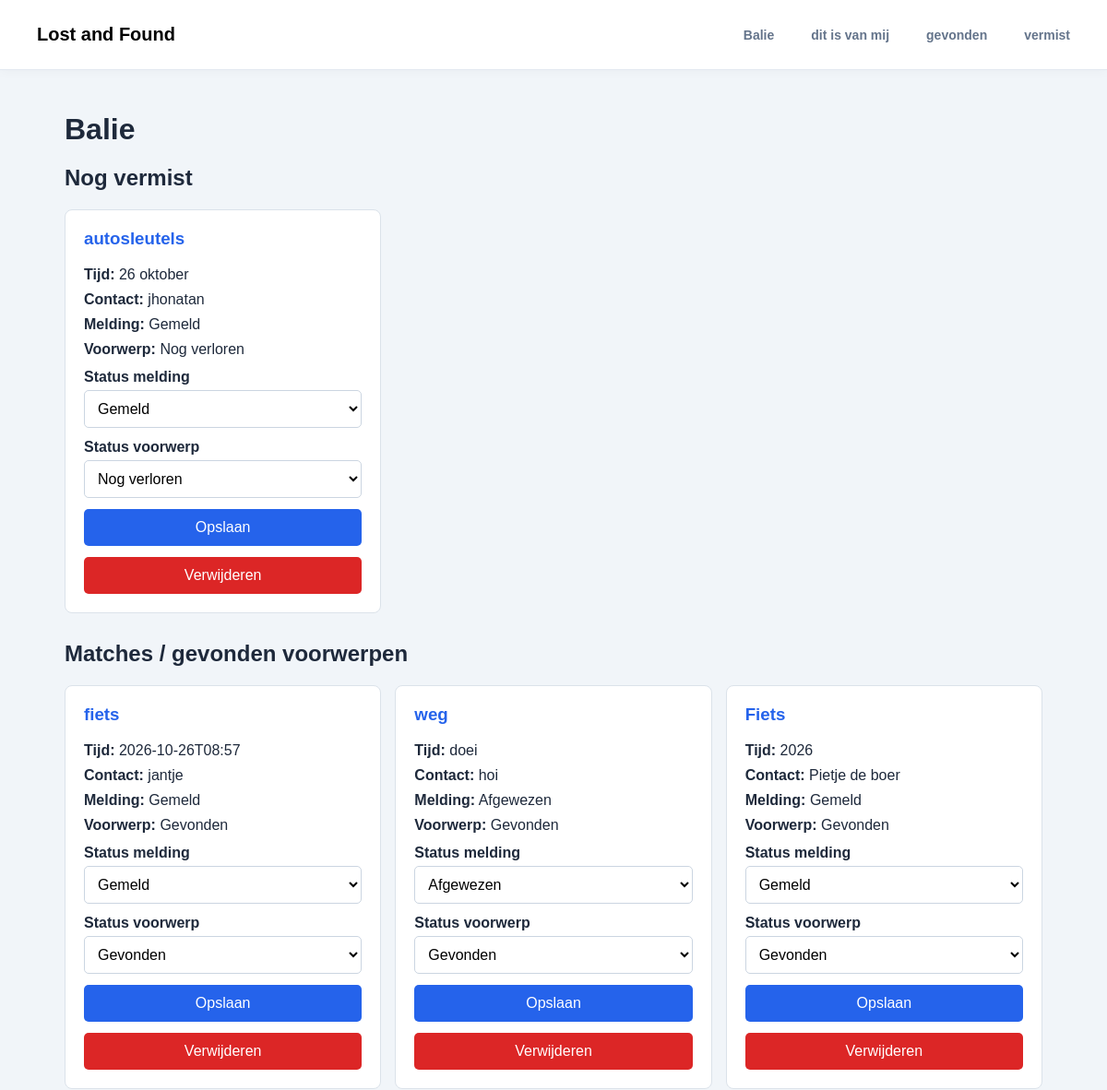
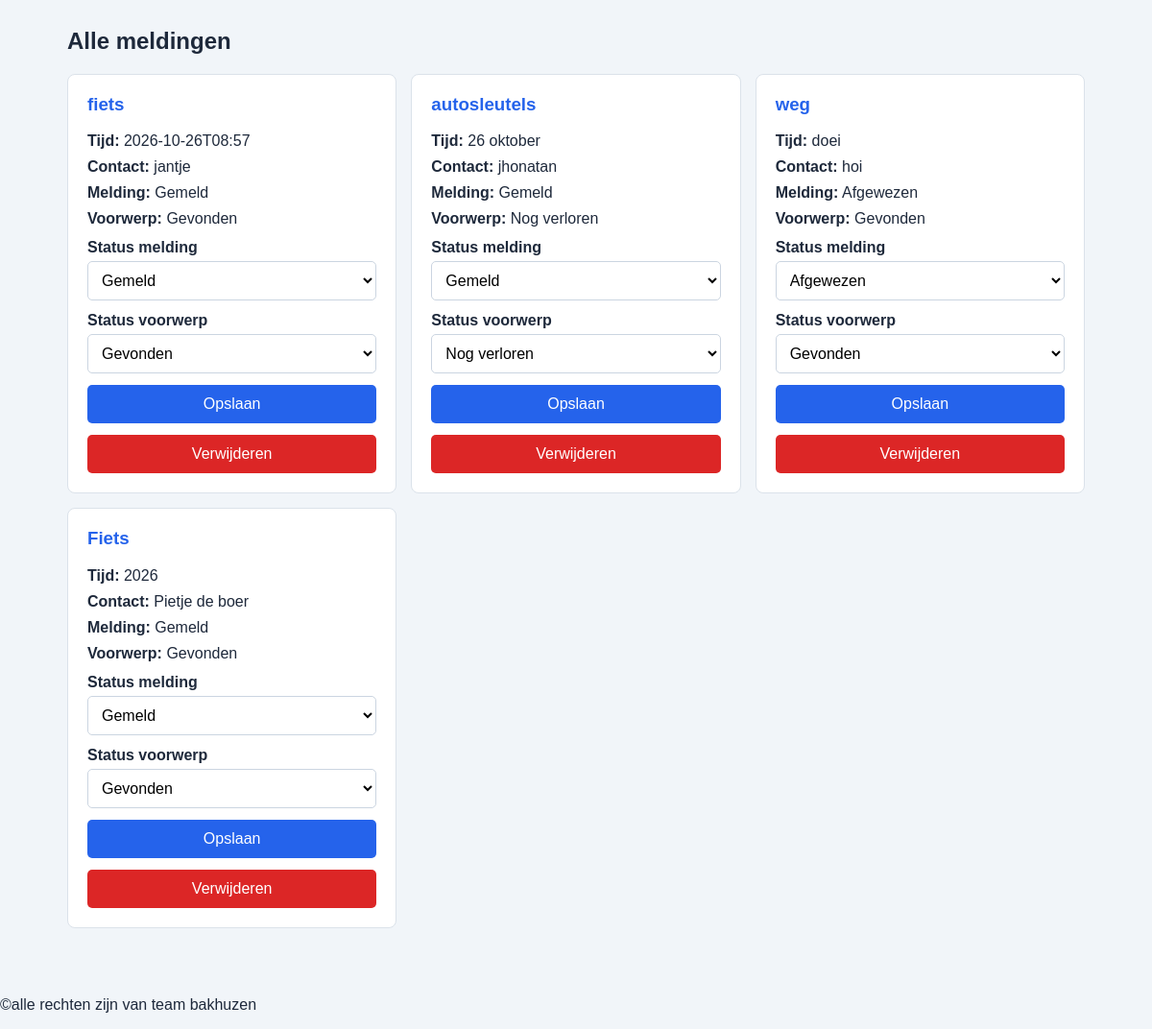
The page /balie.php on the database its author committed (2 pictures, top to bottom).
### tables this page shows
CREATE TABLE lost_items (
        id INTEGER PRIMARY KEY AUTOINCREMENT,
        item TEXT,
        lost_time TEXT,
        contact TEXT
    , status TEXT NOT NULL DEFAULT 'Gemeld', voorwerp_status TEXT NOT NULL DEFAULT 'Nog verloren', foto TEXT, herkenning TEXT);

### balie.php (the view, shortened to what this page needs)
<?php
require 'db.php';
$stmt = $db->query("SELECT * FROM lost_items ORDER BY id DESC");
$items = $stmt->fetchAll(PDO::FETCH_ASSOC);
function toonItems($items)
{
    foreach ($items as $item) {
        $id = (int) $item['id'];
        $naam = htmlspecialchars($item['item'] ?? '', ENT_QUOTES, 'UTF-8');
        $tijd = htmlspecialchars($item['lost_time'] ?? '', ENT_QUOTES, 'UTF-8');
        $contact = htmlspecialchars($item['contact'] ?? '', ENT_QUOTES, 'UTF-8');
        $status = $item['status'] ?? 'Gemeld';
        $voorwerp = $item['voorwerp_status'] ?? 'Nog verloren';
        ?>
        <div class="kaart">
            <h3><?= $naam ?></h3>
            <p><strong>Tijd:</strong> <?= $tijd ?></p>
            <p><strong>Contact:</strong> <?= $contact ?></p>
            <p><strong>Melding:</strong>
                <?= htmlspecialchars($status, ENT_QUOTES, 'UTF-8') ?>
            </p>
            <p><strong>Voorwerp:</strong>
                <?= htmlspecialchars($voorwerp, ENT_QUOTES, 'UTF-8') ?>
            </p>
            <form method="post" action="balie.php">
                <label for="status-<?= $id ?>">Status melding</label>
                <select name="status" id="status-<?= $id ?>">
                    <?php foreach (['Gemeld', 'Meegegeven', 'Afgewezen'] as $keuze): ?>
                        <option value="<?= $keuze ?>"
                                <?= $status === $keuze ? 'selected' : '' ?>>
                            <?= $keuze ?>
                        </option>
                    <?php endforeach; ?>
                </select>
                <label for="voorwerp-<?= $id ?>">Status voorwerp</label>
                <select name="voorwerp_status" id="voorwerp-<?= $id ?>">
                    <?php foreach (['Nog verloren', 'Gevonden'] as $keuze): ?>
                        <option value="<?= $keuze ?>"
                                <?= $voorwerp === $keuze ? 'selected' : '' ?>>
                            <?= $keuze ?>
                        </option>
                    <?php endforeach; ?>
                </select>
                <button type="submit" name="status_aanpassen" value="1">
                    Opslaan
                </button>
            </form>
            <form method="post" action="verwijderen.php">
                <button type="submit" class="verwijderen">
                    Verwijderen
                </button>
            </form>
        </div>
        <?php
    }
}
?>
<!DOCTYPE html>
<html lang="nl">
<head>
    <link rel="stylesheet" href="balie.css">
</head>
<body>
<?php include 'header.php'; ?>
<main class="container">
    <h1>Balie</h1>
    <section>
        <h2>Nog vermist</h2>
        <div class="items">
            <?php
            $vermist = array_filter($items, function ($item) {
                return ($item['voorwerp_status'] ?? 'Nog verloren') === 'Nog verloren'
                        && ($item['status'] ?? 'Gemeld') !== 'Afgewezen';
            });
            toonItems(array_values($vermist));
            ?>
        </div>
    </section>
    <section>
        <h2>Matches / gevonden voorwerpen</h2>
        <div class="items">
        </div>
    </section>
    <section>
        <h2>Alle meldingen</h2>
        <div class="items">
        </div>
    </section>
</main>
<?php include 'footer.php'; ?>
</body>
</html>

### header.php (shortened to what this page needs)
<head>
    <link rel="stylesheet" href="header.css">
</head>
<nav class="navbar">
    <div class="nav-container">
<a class="title" href="index.php">
        <title class="nav-logo">
            Lost and Found
        </title>
</a>
        <div class="nav-links">
            <a href="balie.php" class="nav-link">Balie</a>
            <a href="dit%20is%20van%20mij.php" class="nav-link">dit is van mij</a>
            <a href="gevonden.php" class="nav-link">gevonden</a>
            <a href="vermist.php" class="nav-link">vermist</a>
        </div>
    </div>
</nav>

### footer.php (shortened to what this page needs)
<footer>
    <p>©alle rechten zijn van team bakhuzen</p>
</footer>

### balie.css (style rules this page uses)
* { box-sizing: border-box; }
body { margin: 0; font-family: Arial, sans-serif; background: #f1f5f9; color: #1e293b; }
.container { max-width: 1100px; margin: auto; padding: 25px 20px; }
h1 { margin-bottom: 8px; }
section { margin-bottom: 30px; }
.kaart { padding: 20px; background: white; border: 1px solid #dbe2ea; border-radius: 8px; }
.kaart label { display: block; margin: 12px 0 5px; font-weight: bold; }
input, select { width: 100%; padding: 10px; border: 1px solid #cbd5e1; border-radius: 5px; background: white; font: inherit; }
button { width: 100%; margin-top: 12px; padding: 11px; border: none; border-radius: 5px; background: #2563eb; color: white; font: inherit; cursor: pointer; }
.items { display: grid; grid-template-columns: repeat(3, minmax(0, 1fr)); gap: 15px; }
.kaart { min-width: 0; overflow-wrap: anywhere; }
.kaart h3 { margin-top: 0; color: #2563eb; }
.kaart p { margin: 9px 0; }
.kaart .verwijderen { background: #dc2626; }
.navbar { background: white; border-bottom: 1px solid #dbe2ea; }
.nav-container { max-width: 1200px; min-height: 65px; margin: auto; padding: 10px 20px; display: flex; justify-content: space-between; align-items: center; gap: 15px; }
.nav-links { display: flex; flex-wrap: wrap; gap: 8px; }
.nav-link { padding: 10px; color: #475569; text-decoration: none; }

### header.css (style rules this page uses)
.navbar { background: #ffffff; border-bottom: 1px solid #e2e8f0; box-shadow: 0 2px 12px rgba(0, 0, 0, 0.03); position: sticky; top: 0; z-index: 1000; width: 100%; }
.nav-container { max-width: 1200px; margin: 0 auto; min-height: 75px; padding: 0 24px; display: flex; justify-content: space-between; align-items: center; gap: 20px; }
.nav-logo { display: flex; align-items: center; gap: 10px; text-decoration: none; font-size: 20px; font-weight: 700; }
.nav-links { display: flex; align-items: center; gap: 8px; }
.nav-link { display: flex; align-items: center; gap: 8px; padding: 11px 16px; border-radius: 9px; text-decoration: none; font-size: 14px; font-weight: 600; color: #64748b; }
.title { text-decoration: none; color: #000000; display: flex; padding: 11px 16px; border-radius: 9px; font-size: 14px; font-weight: 600; }

### rows shown on the page
lost_items: item "autosleutels", lost_time "26 oktober", contact "jhonatan", status "Gemeld", voorwerp_status "Nog verloren"
lost_items: item "fiets", lost_time "2026-10-26T08:57", contact "jantje", status "Gemeld", voorwerp_status "Gevonden"
lost_items: item "weg", lost_time "doei", contact "hoi", status "Afgewezen", voorwerp_status "Gevonden"
lost_items: item "Fiets", lost_time "2026", contact "Pietje de boer", status "Gemeld", voorwerp_status "Gevonden"
